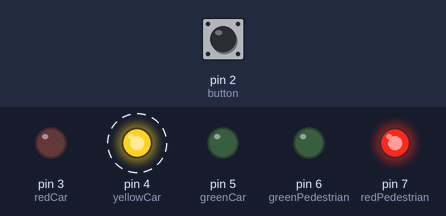
Simulated run of this sketch. Board: Arduino Uno, built with avr-gcc and run on an emulated ATmega328P. On the bench: output pins drawn as LEDs (lit = HIGH). Dashed ring = blinking. Inputs (shaded band) come from the test bench; at power-on: pin 2 (button) LOW.

Above: at 15.4 s.
15.5 s: pin 2 (button) pulled HIGH for 1 s
At 16.5 s:
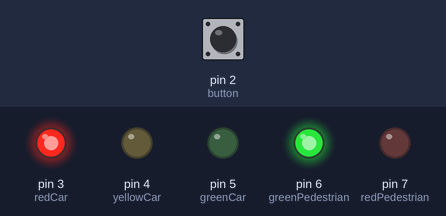
At 20.1 s:
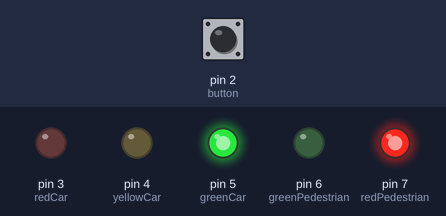
Timing chart, 0 to 25.0 s (numbered marks = the images above; inputs shaded):
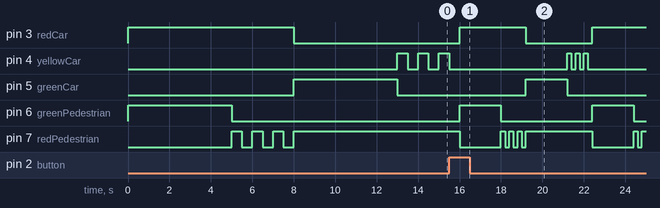

Measured:
- after the input at 15.5 s, pin 5 (greenCar): LOW → HIGH after 3.7 s instead of 8.5 s

The sketch:

exercicio3.ino
```cpp
//Variaveis Globais

int button = 2;
bool buttonPress = 0;

int redCar= 3;
int yellowCar = 4;
int greenCar= 5;
int greenPedestrian = 6;
int redPedestrian = 7;


void setup(){

pinMode(redCar,OUTPUT);
pinMode(yellowCar,OUTPUT);
pinMode(greenCar,OUTPUT);
pinMode(greenPedestrian,OUTPUT);
pinMode(redCar,OUTPUT);
pinMode(redPedestrian,OUTPUT);
pinMode(button,INPUT);

}

void loop(){

if (buttonPress == 1) {

//VERDE PEDESTRE LIGADO, VERMELHO CARRO LIGADO
digitalWrite(greenPedestrian,HIGH);
digitalWrite(redCar,HIGH);
delay(2000);

//VERDE PEDESTRE DESLIGADO, VERMELHO PISCANTE LIGADO.

digitalWrite(greenPedestrian,LOW);
digitalWrite(redCar,HIGH);

digitalWrite(redPedestrian,HIGH);
delay(200);
digitalWrite(redPedestrian,LOW);
delay(200);

digitalWrite(redPedestrian,HIGH);
delay(200);
digitalWrite(redPedestrian,LOW);
delay(200);

digitalWrite(redPedestrian,HIGH);
delay(200);
digitalWrite(redPedestrian,LOW);
delay(200);

digitalWrite(redCar,LOW);

 //VERMELHO PEDESTRE LIGADO, VERDE CARRO LIGADO.

digitalWrite(redPedestrian,HIGH);
digitalWrite(greenCar,HIGH);
delay(2000);

//VERDE CARRO DESLIGA, AMARELO CARRO PISCANTE LIGA.

digitalWrite(greenCar,LOW);

digitalWrite(yellowCar,HIGH);
delay(200);
digitalWrite(yellowCar,LOW);
delay(200);

digitalWrite(yellowCar,HIGH);
delay(200);
digitalWrite(yellowCar,LOW);
delay(200);

digitalWrite(yellowCar,HIGH);
delay(200);
digitalWrite(yellowCar,LOW);
delay(200);

digitalWrite(redPedestrian,LOW);

}

else {

//VERDE PEDESTRE LIGADO, VERMELHO CARRO LIGADO
digitalWrite(greenPedestrian,HIGH);
digitalWrite(redCar,HIGH);
delay(5000);

//VERDE PEDESTRE DESLIGADO, VERMELHO PISCANTE LIGADO.

digitalWrite(greenPedestrian,LOW);
digitalWrite(redCar,HIGH);

digitalWrite(redPedestrian,HIGH);
delay(500);
digitalWrite(redPedestrian,LOW);
delay(500);

digitalWrite(redPedestrian,HIGH);
delay(500);
digitalWrite(redPedestrian,LOW);
delay(500);

digitalWrite(redPedestrian,HIGH);
delay(500);
digitalWrite(redPedestrian,LOW);
delay(500);

digitalWrite(redCar,LOW);

 //VERMELHO PEDESTRE LIGADO, VERDE CARRO LIGADO.

digitalWrite(redPedestrian,HIGH);
digitalWrite(greenCar,HIGH);
delay(5000);

//VERDE CARRO DESLIGA, AMARELO CARRO PISCANTE LIGA.

digitalWrite(greenCar,LOW);

digitalWrite(yellowCar,HIGH);
delay(500);
digitalWrite(yellowCar,LOW);
delay(500);

digitalWrite(yellowCar,HIGH);
delay(500);
digitalWrite(yellowCar,LOW);
delay(500);

digitalWrite(yellowCar,HIGH);
delay(500);
digitalWrite(yellowCar,LOW);
delay(500);

digitalWrite(redPedestrian,LOW);

buttonPress = digitalRead(button);

}


}
```
